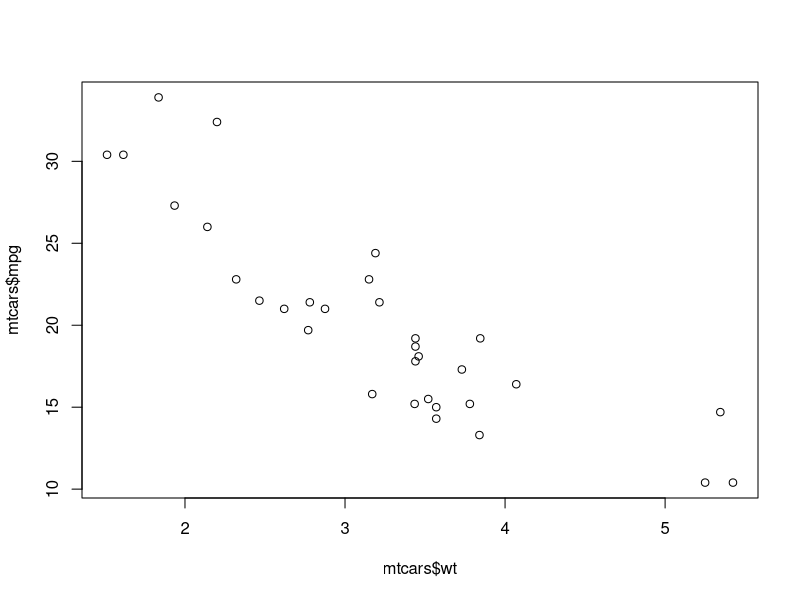
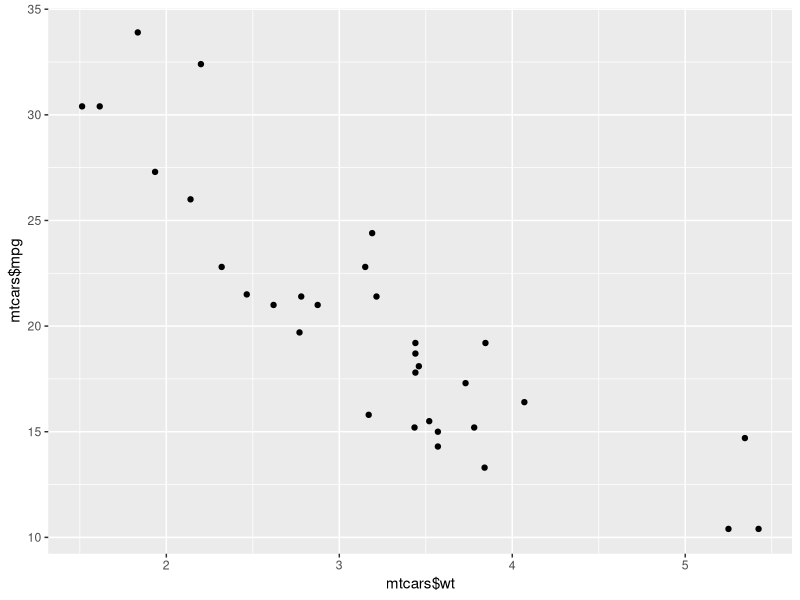
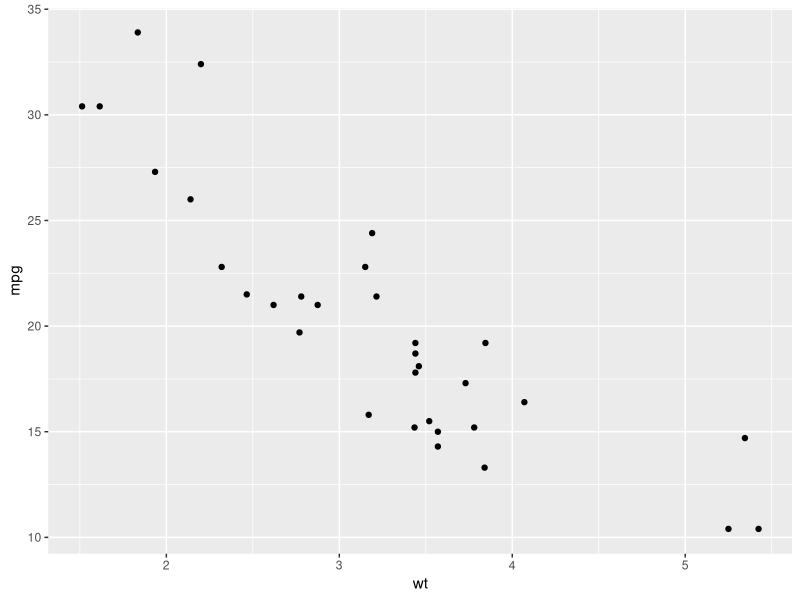
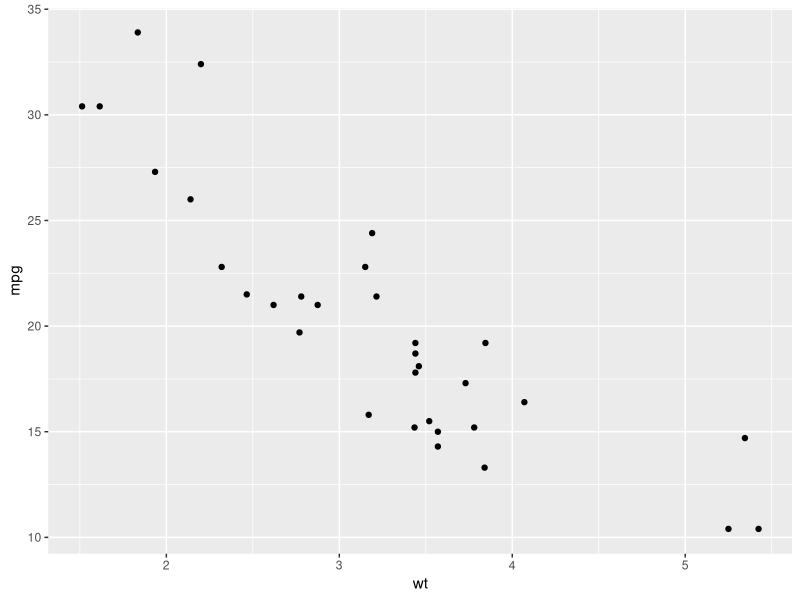
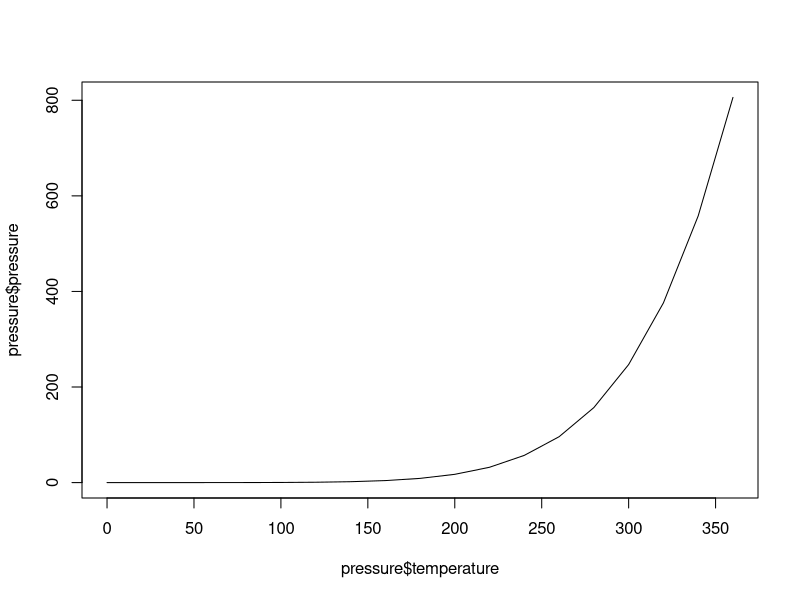
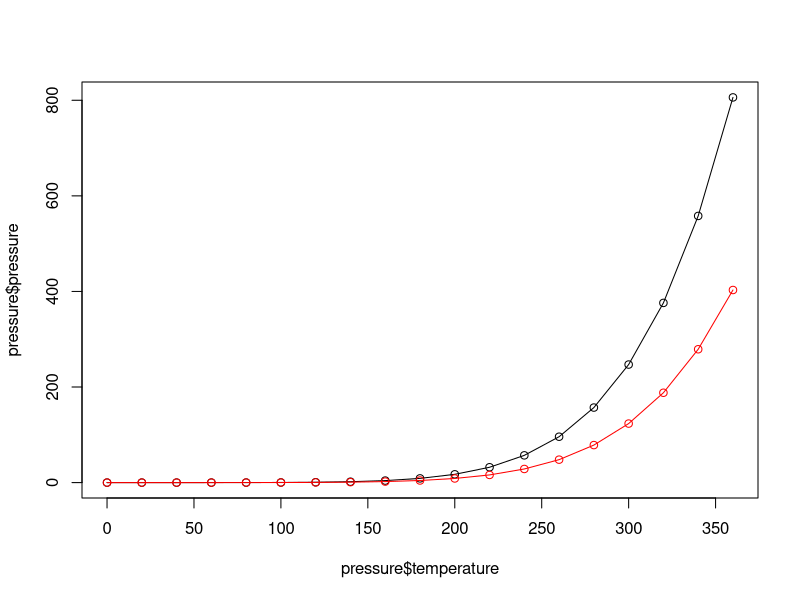
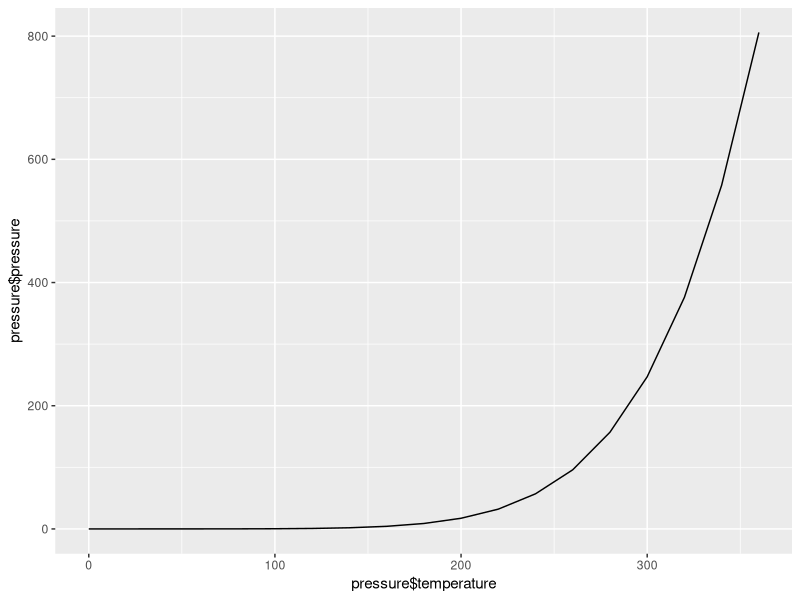
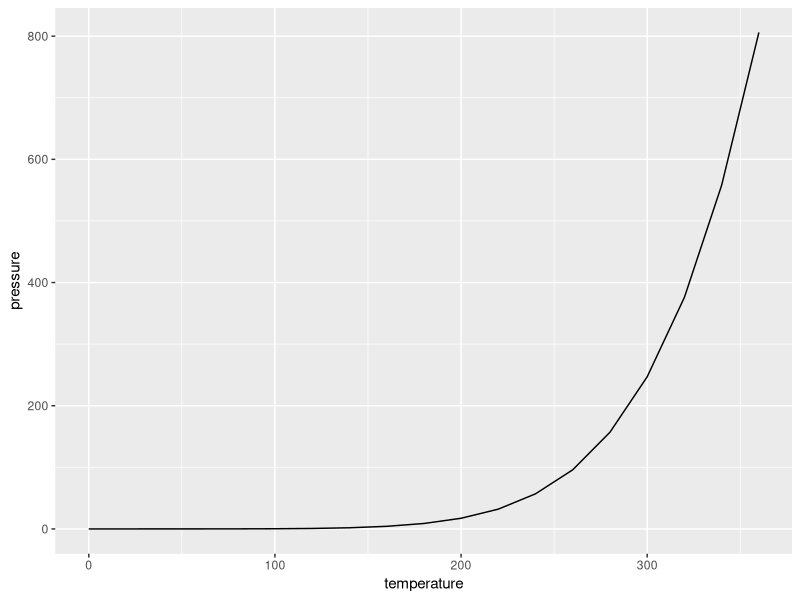

The R script that drew these images, in order: (Note: this script raises an error after producing the figures.)
# // chapter: Quickly Exploring Data ====
# // ================== ----
plot(mtcars$wt, mtcars$mpg)
    
    
# // ==================================== ----
library(ggplot2)
qplot(mtcars$wt, mtcars$mpg)
    
    
# // ==================================== ----
qplot(wt, mpg, data=mtcars)
# | This is equivalent to:
ggplot(mtcars, aes(x=wt, y=mpg)) + geom_point()
    
    
# // ==================================== ----
plot(pressure$temperature, pressure$pressure, type="l")
    
    
# // ==================================== ----
plot(pressure$temperature, pressure$pressure, type="l")
points(pressure$temperature, pressure$pressure)

lines(pressure$temperature, pressure$pressure/2, col="red")
points(pressure$temperature, pressure$pressure/2, col="red")
    
    
# // ==================================== ----
library(ggplot2)
qplot(pressure$temperature, pressure$pressure, geom="line")
    
    
# // ==================================== ----
qplot(temperature, pressure, data=pressure, geom="line")
# | This is equivalent to:
ggplot(pressure, aes(x=temperature, y=pressure)) + geom_line()


# | Lines and points together
qplot(temperature, pressure, data=pressure, geom=c("line", "point"))
# | Equivalent to:
ggplot(pressure, aes(x=temperature, y=pressure)) + geom_line() + geom_point()
    
    
# // ==================================== ----
barplot(BOD$demand, names.arg=BOD$Time)
    
    
# // ==================================== ----
table(mtcars$cyl)

# | There are 11 cases of the value 4, 7 cases of 6, and 14 cases of 8

    
    
# // ==================================== ----
# | Generate a table of counts
barplot(table(mtcars$cyl))
    
    
# // ==================================== ----
library(ggplot2)
qplot(BOD$Time, BOD$demand, geom="bar", stat="identity")

# | Convert the x variable to a factor, so that it is treated as discrete
qplot(factor(BOD$Time), BOD$demand, geom="bar", stat="identity")
    
    
# // ==================================== ----
# | cyl is continuous here
qplot(mtcars$cyl)

# | Treat cyl as discrete
qplot(factor(mtcars$cyl))
    
    
# // ==================================== ----
# | Bar graph of values. This uses the BOD data frame, with the 
#"Time" column for x values and the "demand" column for y values.
qplot(Time, demand, data=BOD, geom="bar", stat="identity")
# | This is equivalent to:
ggplot(BOD, aes(x=Time, y=demand)) + geom_bar(stat="identity")


# | Bar graph of counts
qplot(factor(cyl), data=mtcars)
# | This is equivalent to:
ggplot(mtcars, aes(x=factor(cyl))) + geom_bar()
    
    
# // ==================================== ----
hist(mtcars$mpg)

# | Specify approximate number of bins with breaks
hist(mtcars$mpg, breaks=10)
    
    
# // ==================================== ----
qplot(mtcars$mpg)
    
    
# // ==================================== ----
library(ggplot2)
qplot(mpg, data=mtcars, binwidth=4)
# | This is equivalent to:
ggplot(mtcars, aes(x=mpg)) + geom_histogram(binwidth=4)
    
    
# // ==================================== ----
plot(ToothGrowth$supp, ToothGrowth$len)
    
    
# // ==================================== ----
# | Formula syntax
boxplot(len ~ supp, data = ToothGrowth)

# | Put interaction of two variables on x-axis
boxplot(len ~ supp + dose, data = ToothGrowth)
    
    
# // ==================================== ----
library(ggplot2)
qplot(ToothGrowth$supp, ToothGrowth$len, geom="boxplot")
    
    
# // ==================================== ----
qplot(supp, len, data=ToothGrowth, geom="boxplot")
# | This is equivalent to:
ggplot(ToothGrowth, aes(x=supp, y=len)) + geom_boxplot()
    
    
# // ==================================== ----
# | Using three separate vectors
qplot(interaction(ToothGrowth$supp, ToothGrowth$dose), ToothGrowth$len,
      geom="boxplot")

# | Alternatively, get the columns from the data frame
qplot(interaction(supp, dose), len, data=ToothGrowth, geom="boxplot")
# | This is equivalent to:
ggplot(ToothGrowth, aes(x=interaction(supp, dose), y=len)) + geom_boxplot()
    
    
# // ==================================== ----
curve(x^3 - 5*x, from=-4, to=4)
    
    
# // ==================================== ----
# | Plot a user-defined function
myfun <- function(xvar) {
    1/(1 + exp(-xvar + 10))
}
curve(myfun(x), from=0, to=20)
# | Add a line:
curve(1-myfun(x), add = TRUE, col = "red")
    
    
# // ==================================== ----
library(ggplot2)
# | This sets the x range from 0 to 20
qplot(c(0,20), fun=myfun, stat="function", geom="line")
# | This is equivalent to:
ggplot(data.frame(x=c(0, 20)), aes(x=x)) + stat_function(fun=myfun, geom="line")
    
    
# // ================== ----